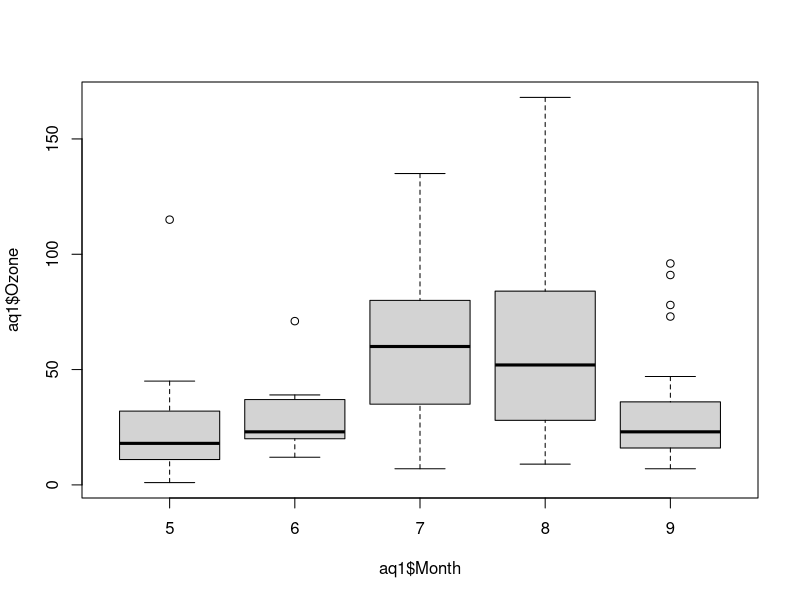
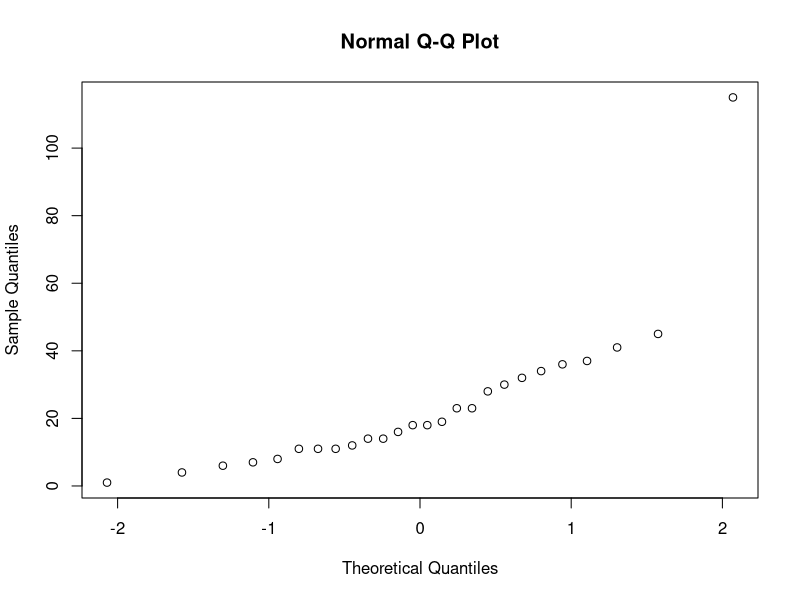
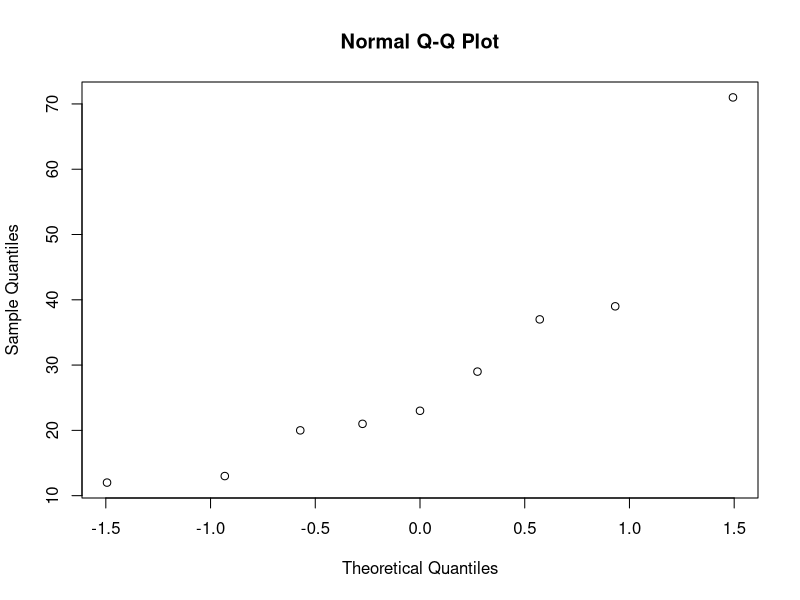
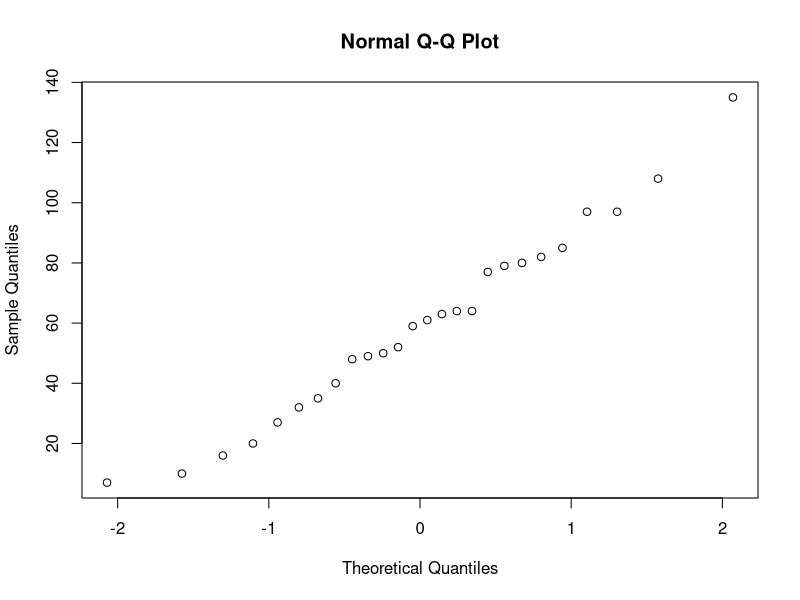
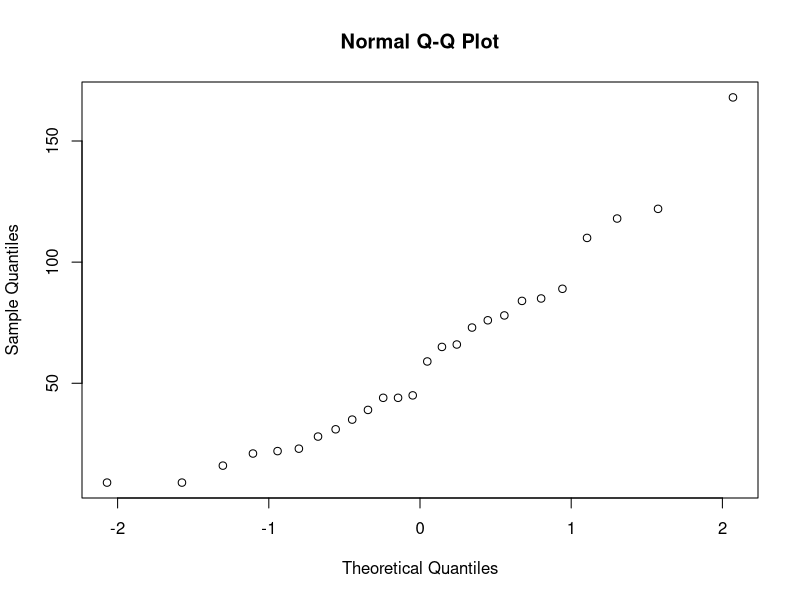
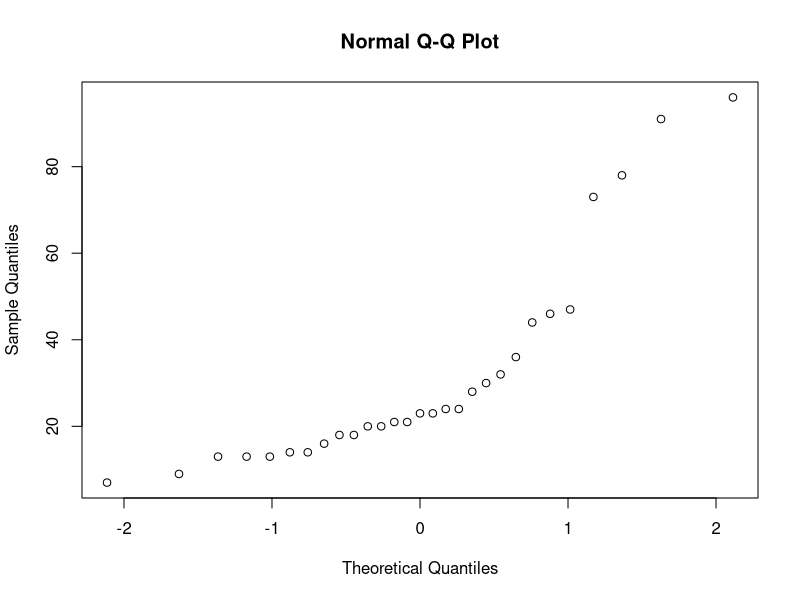
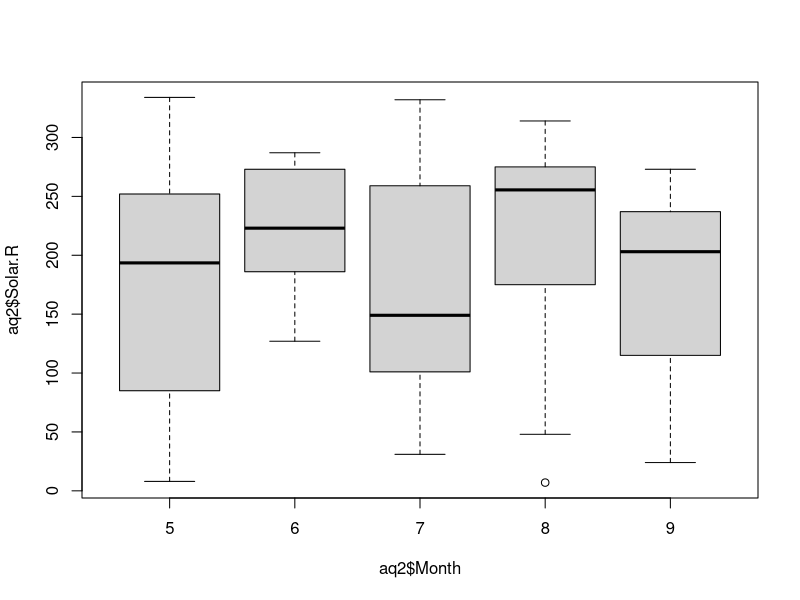
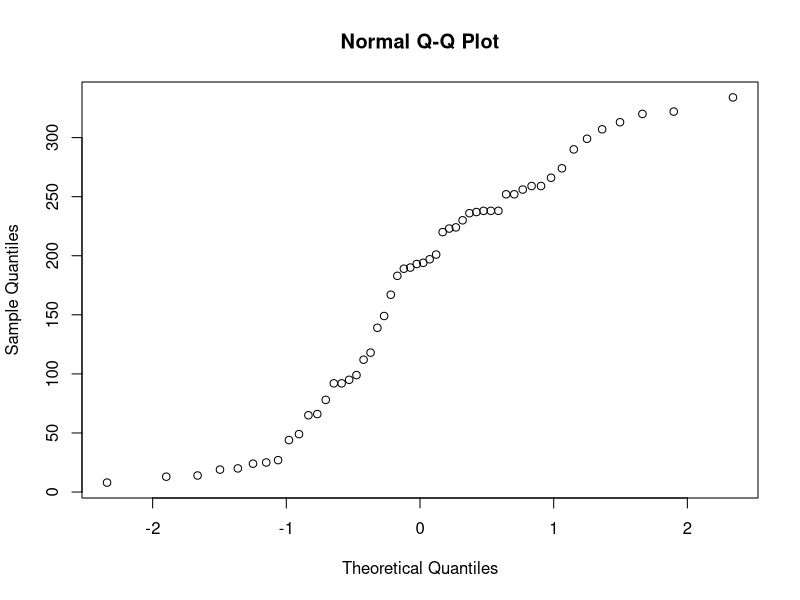

Reproduce these figures in R, in order.
attach(airquality)
head(airquality)

aq <- (airquality)



###############################################

#Question 1: Anova on Ozone by month. 
#We want to see if Ozone levels are the same for each month

##################################################

#EDA
#Check airquality data set
summary(aq)
str(aq)
#Ozone has NA's. I decided to just take out those rows from the dataset
aq1 <- as.data.frame(cbind(Ozone = na.omit(aq$Ozone), Month =aq$Month[which(aq$Ozone!="NA")]))
summary(aq1)
str(aq1)


is.factor(aq1$Month) #Not a factor need to remember to change it to a factor when using anova table

## Two assumptions to check 1. normal and 2. equal variances
## plot to see if the means look different
## and look for outliers - Has a devestating effect on ANOVA so if if there are outliers, you don't want to use F test

#plot
boxplot(aq1$Ozone ~ aq1$Month) #Means of ozones in months don't look the same

##Look for normality
qqnorm(aq1$Ozone[which(aq1$Month == 5)]) #Looks good except outlier
qqnorm(aq1$Ozone[which(aq1$Month == 6)]) #Looks good except outlier
qqnorm(aq1$Ozone[which(aq1$Month == 7)]) #Looks good
qqnorm(aq1$Ozone[which(aq1$Month == 8)]) #Looks good
qqnorm(aq1$Ozone[which(aq1$Month == 9)]) #Looks okay

##After all the qqplots I am not sure if it's normal

##Look at variances. (Look to see if varaince is 10x bigger thna another. If they are then you don't use anova, but none of examples are that way)
var(aq1$Ozone[which(aq1$Month == 5)])
var(aq1$Ozone[which(aq1$Month == 6)]) 
var(aq1$Ozone[which(aq1$Month == 7)]) 
var(aq1$Ozone[which(aq1$Month == 8)]) 
var(aq1$Ozone[which(aq1$Month == 9)]) 

#None of the variances are 10 times larger than another so 
#okay to assume equal variances (Couldn't use var.test because that assumes normal, which we don't want)


#H0: mean ozone of each month is equal. 
#Ha: at least one ozone level in a month is not equal to the others

#Since I am worried about outliers I will use Kruskal-Wallis Test
kruskal.test(aq1$Ozone ~ as.factor(aq1$Month)) #P value is below .0001
#We reject H0, and there is at least one mean different from other others

pairwise.wilcox.test(aq1$Ozone, as.factor(aq1$Month))
#The means that are different from each other are: 5 and 7, 5 and 8, 7 and 9, and 8 and 9


###################################

#Question 2: Anova on Solar.R by Month. 
#We want to see if Solar.R levels are the same for each month

####################################

#EDA
#Solar.R has NA's. I decided to just take out those rows from the dataset
aq2 <- as.data.frame(cbind(Solar.R = na.omit(aq$Solar.R), Month =aq$Month[which(aq$Ozone!="NA")]))
summary(aq2)
str(aq2)

## Two assumptions to check 1. normal and 2. equal variances
## plot to see if the means look different
## and look for outliers - Has a devestating effect on ANOVA so if if there are outliers, you don't want to use F test

#plot
boxplot(aq2$Solar.R ~ aq2$Month) #Means of Solar.R in months don't look the same

##Look for normality
qqnorm(aq2$Solar.R[which(aq2$Month == 5)]) #Looks okay not good
qqnorm(aq2$Solar.R[which(aq2$Month == 6)]) #Doens't look good for normal
qqnorm(aq2$Solar.R[which(aq2$Month == 7)]) #Looks okay
qqnorm(aq2$Solar.R[which(aq2$Month == 8)]) #Looks good
qqnorm(aq2$Solar.R[which(aq2$Month == 9)]) #Looks okay

##After all the qqplots I am not sure if it's normal

##Look at variances. (Look to see if varaince is 10x bigger thna another. If they are then you don't use anova, but none of examples are that way)
var(aq2$Solar.R[which(aq2$Month == 5)])
var(aq2$Solar.R[which(aq2$Month == 6)]) 
var(aq2$Solar.R[which(aq2$Month == 7)]) 
var(aq2$Solar.R[which(aq2$Month == 8)]) 
var(aq2$Solar.R[which(aq2$Month == 9)]) 

#None of the variances are 10 times larger than another so 
#okay to assume equal variances (Couldn't use var.test because that assumes normal, which we don't want)


#H0: mean Solar.R of each month is equal. 
#Ha: at least one Solar.R level in a month is not equal to the others

#Since I am worried about normality I will use Kruskal-Wallis Test
kruskal.test(aq2$Solar.R ~ as.factor(aq2$Month)) #P value is .1313
#We can't reject H0. 


###################################

#Question 3: Anova on Wind by Month. 
#We want to see if Wind levels are the same for each month

####################################

#EDA

## Two assumptions to check 1. normal and 2. equal variances
## plot to see if the means look different
## and look for outliers - Has a devestating effect on ANOVA so if if there are outliers, you don't want to use F test

#plot
boxplot(aq$Wind ~ aq$Month) #Means of Wind in months look the sameish. 

##Look for normality
qqnorm(aq$Wind[which(aq$Month == 5)]) #Looks good
qqnorm(aq$Wind[which(aq$Month == 6)]) #Looks good 
qqnorm(aq$Wind[which(aq$Month == 7)]) #Looks okay
qqnorm(aq$Wind[which(aq$Month == 8)]) #Looks good
qqnorm(aq$Wind[which(aq$Month == 9)]) #Looks okay

##After all the qqplots I am sure I can assume normal

##Look at variances. (Look to see if varaince is 10x bigger thna another. If they are then you don't use anova, but none of examples are that way)
var(aq$Wind[which(aq$Month == 5)])
var(aq$Wind[which(aq$Month == 6)]) 
var(aq$Wind[which(aq$Month == 7)]) 
var(aq$Wind[which(aq$Month == 8)]) 
var(aq$Wind[which(aq$Month == 9)]) 

#None of the variances are 10 times larger than another so 
#okay to assume equal variances (Couldn't use var.test because that assumes normal, which we don't want)


#H0: mean Wind of each month is equal. 
#Ha: at least one Wind level in a month is not equal to the others

#Looks normal and also equal variances so I will use anova
model <- aov(aq$Wind ~ as.factor(aq$Month))
summary(model) #pvalue below .05
#We reject H0. There is at least one wind mean different per month

#Since reject H0. Let's do mutliple comparison to check which pair of means are different
plot(TukeyHSD(model)) ## I am 95% confident that months 7 and 5, 8 and 5 do not have the same means for Wind level. 

